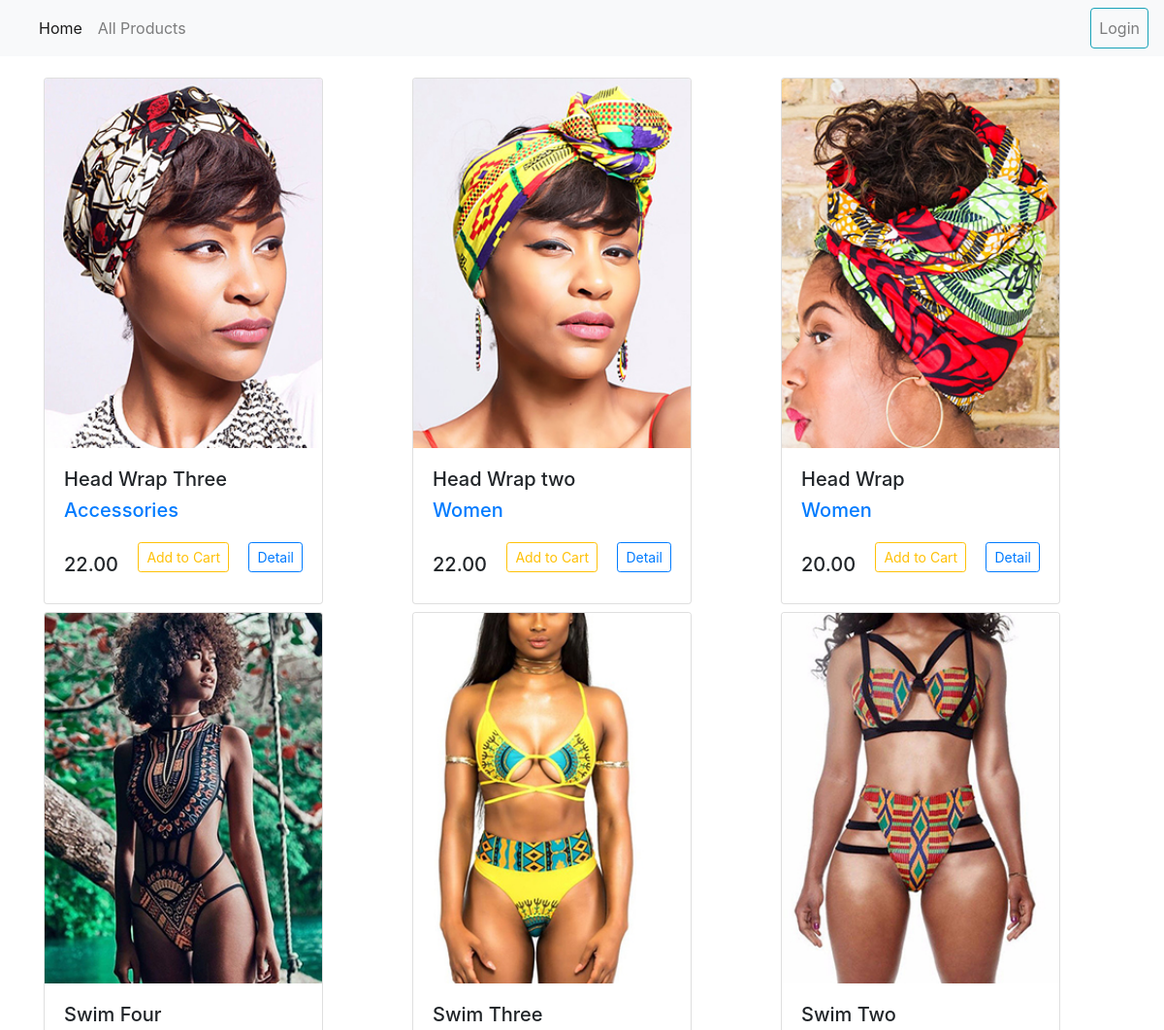
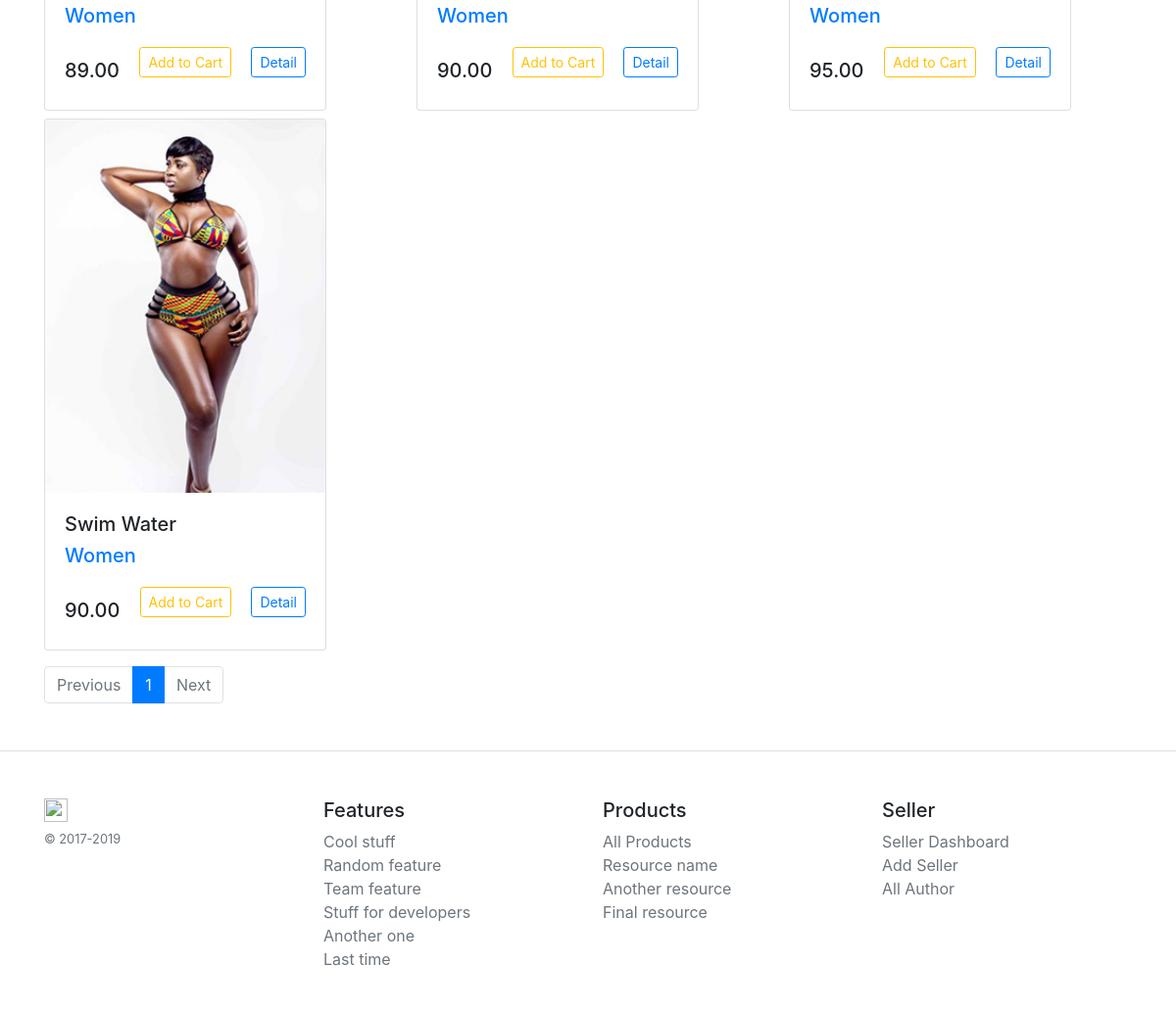
The app's page /product/ with its own data (2 pictures, top to bottom).
### product/models.py (models this page shows, shortened)
class Product(models.Model):
    name = models.CharField(max_length=60)
    category = models.ForeignKey(Category,on_delete=models.CASCADE, null=True )
    image = models.ImageField(help_text="add product image", default="default.png", upload_to='product/img/%Y/%m/%d', blank=True)
    slug = models.SlugField(max_length=60)
    tag = models.ForeignKey(Tag, help_text="add tags - separated by comma", max_length=60, on_delete=models.CASCADE, null=True)
    short_desc = models.CharField(max_length=100)
    full_desc = HTMLField()
    price = MoneyField(max_digits=10, decimal_places=2, default_currency='USD')
    avaliable = models.BooleanField()
    date_created = models.DateTimeField(auto_now=True)
    class Meta:
        ordering = ["-date_created"]
        verbose_name = 'Product'
        verbose_name_plural = 'Products'
    def get_absolute_url(self):
        return reverse('product_detail', kwargs={'slug': self.slug})

class Category(models.Model):
    name = models.CharField(max_length=60)
    slug = models.SlugField(max_length=60)
    tag = models.CharField("add tags - separated by comma", max_length=60)
    is_active = models.BooleanField(default=True)
    cat_image = models.ImageField("add Category Cover here", upload_to='product/category-cover', blank=True)
    class Meta:
        verbose_name = 'Cateogry'
        verbose_name_plural = 'Categories'
    def get_absolute_url(self):
        return reverse('category_detail', kwargs={'slug': self.slug})

### product/views.py (the view)
# urls.py: path('', views.ProductList.as_view(), name='product'),
class ProductList(ListView):
    model = Product
    paginate_by = 8

### product/templates/product/product_list.html (shortened to what this page needs)
{% extends 'base.html' %}
{% block content %}
<div class="container mt-4 mb-4">
    <div class="row">
        <div class="col-sm-4">
    {% if product_list %}
            {% for product in product_list %}
          <div class="card mb-2" style="width: 18rem;">
            <img class="card-img-top img-fluid"  src="{{ product.image.url }}">
            <div class="card-body">
              <h5 class="card-text">{{ product.name }}</h5>
              <h5 class="card-text"><a href="{{ product.category.get_absolute_url }}"> {{product.category.name}}</a></h5>
                <div class="d-flex justify-content-between align-items-center">
                    <h5 class="mt-4">{{ product.price }}</h5>
                      <a href="#" class="btn btn-outline-warning btn-sm"> Add to Cart</a>
                      <a href="{{product.get_absolute_url}}" class="btn btn-outline-primary btn-sm">Detail</a>
                  </div>
            </div>
          </div>
        </div>
        <div class="col-sm-4">
            {% endfor %}
            {% endif %}
          </div>
        </div>
        <nav class="text-center mx-auto mt-2">
          <ul class="pagination">
            {% if page_obj.has_previous %}
            <li class="page-item">
              <a class="page-link" href="?page={{ page_obj.previous_page_number }}">Previous</a>
            </li>
            {% else %}
            <li class="page-item disabled">
              <a class="page-link" href="#">Previous</a>
            </li>
            {% endif %}
            {% for pagenum in page_obj.paginator.page_range %}
            <li class="page-item {% if page_obj.number == pagenum %}active{% endif %}">
              <a class="page-link" href="?page={{pagenum}}">{{pagenum}}</a>
            </li>
            {% endfor %}
            {% if page_obj.has_next %}
            <li class="page-item">
              <a class="page-link" href="?page={{page_obj.next_page_number}}">Next</a>
            </li>
            {% else %}
            <li class="page-item disabled">
              <a class="page-link" href="#">Next</a>
            </li>
            {% endif %}
          </ul>
        </nav>
      </div>
{% endblock content %}

### templates/base.html (shortened to what this page needs)
{% load static %}
<!doctype html>
<html lang="en">
  <head>
    {% load static %}
    <link rel="stylesheet" type="text/css" href="{% static 'css/bootstrap.min.css' %}">
    <link rel="stylesheet" type="text/css" href="{% static 'css/gero.css' %}">
  </head>
  <body>
    <nav class="navbar navbar-expand-md navbar-light bg-light fixed-top">
      <div class="collapse navbar-collapse" id="navbarsExampleDefault">
        <ul class="navbar-nav mr-auto">
          <li class="nav-item active">
            <a class="nav-link" href="{% url 'home' %}">Home <span class="sr-only">(current)</span></a>
          </li>
          <li class="nav-item">
            <a class="nav-link" href="{% url 'product' %}">All Products</a>
          </li>
        </ul>
        <ul class="navbar-nav">
          <li class="nav-item">
            {% if user.is_authenticated %}
            <a class="btn btn-outline-danger" href="{% url 'logout' %}">Log Out</a>
          </li>
            {% else%}
            <li class="nav-item">
            <a class="nav-link  btn btn-outline-info" href="{% url 'login' %}">Login</a>
            {% endif %}
          </li>
        </ul>
      </div>
    </nav>
{% block content %} {% endblock %}
{% include 'footer.html' %}
  </body>
</html>

### templates/footer.html
{% load static %}
<footer class="pt-4 my-md-5 pt-md-5 footer border-top">
  <div class="container">
    <div class="row">
      <div class="col-12 col-md">
        <img class="mb-2" src="#" alt="" width="24" height="24">
        <small class="d-block mb-3 text-muted">&copy; 2017-2019</small>
      </div>
      <div class="col-6 col-md">
        <h5>Features</h5>
        <ul class="list-unstyled text-small">
          <li><a class="text-muted" href="#">Cool stuff</a></li>
          <li><a class="text-muted" href="#">Random feature</a></li>
          <li><a class="text-muted" href="#">Team feature</a></li>
          <li><a class="text-muted" href="#">Stuff for developers</a></li>
          <li><a class="text-muted" href="#">Another one</a></li>
          <li><a class="text-muted" href="#">Last time</a></li>
        </ul>
      </div>
      <div class="col-6 col-md">
        <h5>Products</h5>
        <ul class="list-unstyled text-small">
          <li><a class="text-muted" href="{% url 'product' %}">All Products</a></li>
          <li><a class="text-muted" href="#">Resource name</a></li>
          <li><a class="text-muted" href="#">Another resource</a></li>
          <li><a class="text-muted" href="#">Final resource</a></li>
        </ul>
      </div>
      <div class="col-6 col-md">
        <h5>Seller</h5>
        <ul class="list-unstyled text-small">
          <li><a class="text-muted" href="#">Seller Dashboard</a></li>
          <li><a class="text-muted" href="#">Add Seller</a></li>
          <li><a class="text-muted" href="#">All Author</a></li>
        </ul>
      </div>
    </div>
  </div>
  </footer>

### static/css/gero.css (style rules this page uses)
html { font-size: 14px; }
@media (min-width: 768px) { html { font-size: 16px; } }
body { padding-top: 3.5rem; }

### records on screen
Product: image (picture), name "Head Wrap Three", category.name "Accessories", price "22.00"
Product: image (picture), name "Head Wrap two", category.name "Women", price "22.00"
Product: image (picture), name "Head Wrap", category.name "Women", price "20.00"
Product: image (picture), name "Swim Four", category.name "Women", price "89.00"
Product: image (picture), name "Swim Three", category.name "Women", price "90.00"
Product: image (picture), name "Swim Two", category.name "Women", price "95.00"
Product: image (picture), name "Swim Water", category.name "Women", price "90.00"

### other values on screen
{{ pagenum }} "1"
